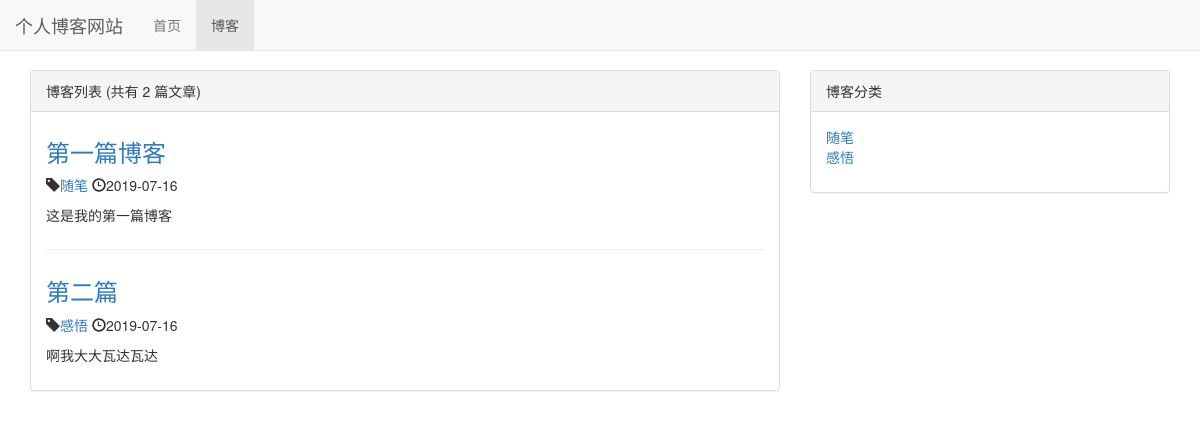
/blog/, run on an earlier commit of the app's database.
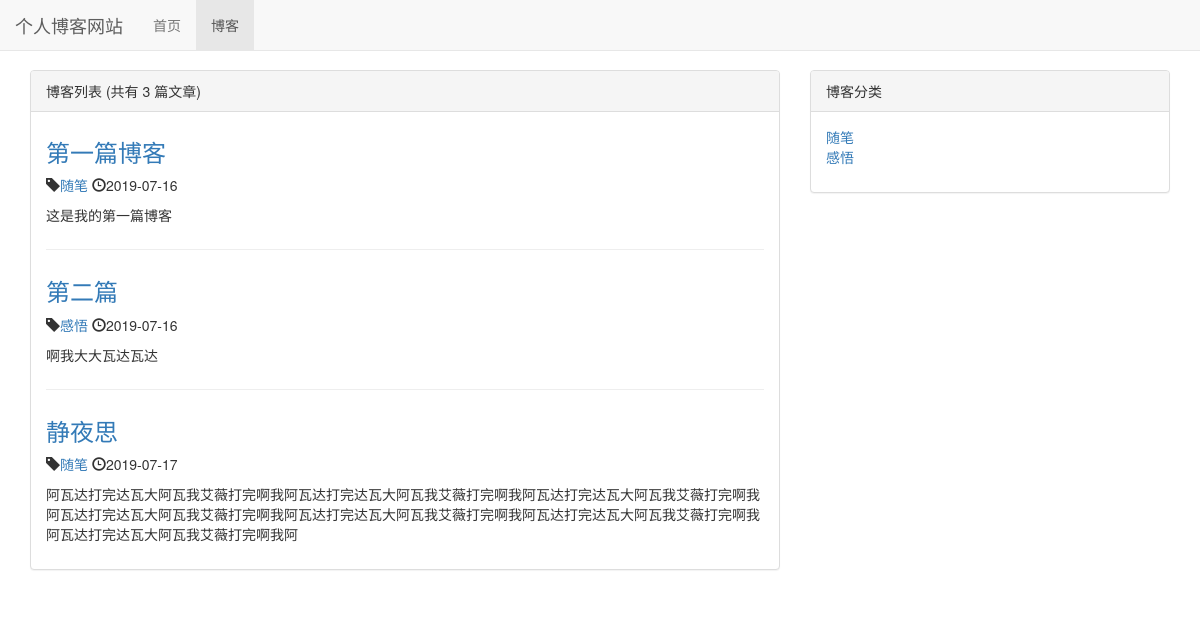
And on a later commit of the database.
### blog/models.py (models this page shows, shortened)
class Blog(models.Model):
    title = models.CharField(max_length=50)
    blog_type = models.ForeignKey(BlogType, on_delete=models.DO_NOTHING)
    content = models.TextField()
    author = models.ForeignKey(User, on_delete=models.DO_NOTHING)
    created_time = models.DateTimeField(auto_now_add=True)
    last_updated_time = models.DateTimeField(auto_now=True)

class BlogType(models.Model):
    type_name = models.CharField(max_length=15)
    def __str__(self):
        return self.type_name

### blog/views.py (the view)
# urls.py: path('', views.blog_list, name='blog_list'),
def blog_list(request):
    context = {}
    context['blogs'] = Blog.objects.all()
    context['blog_types'] = BlogType.objects.all()
    return render_to_response('blog/blog_list.html', context)

### blog/templates/blog/blog_list.html (shortened to what this page needs)
{% extends 'base.html' %}
{% block nav_blog_active %}active{% endblock %}
{% load staticfiles %}
{% block header_extends %}
    <link rel="stylesheet" href="{% static 'blog/blog.css' %}">
{% endblock %}
{% block content %}
    <div class="container">
        <div class="row">
            <div class="col-sm-8">
                <div class="panel panel-default">
                    <div class="panel-heading">{% block blog_list_title %}博客列表 (共有 {{ blogs|length }} 篇文章){% endblock %}</div>
                    <div class="panel-body">
                        {% for blog in blogs %}
                            <div class="blog">
                                <h3><a href="{% url 'blog_detail' blog.pk %}">{{ blog.title }}</a></h3>
                                <p class="blog-info">
                                    <span class="glyphicon glyphicon-tag"></span><a href="{% url 'blogs_with_type' blog.blog_type.pk %}">{{ blog.blog_type }}</a>
                                    <span class="glyphicon glyphicon-time"></span>{{ blog.created_time|date:"Y-m-d" }}
                                </p>
                                <p>{{ blog.content|truncatechars_html:120 }}</p>
                            </div>
                            {% empty %}
                            <div class="blog">
                                <h3>暂无文章，敬请期待!</h3>
                            </div>
                        {% endfor %}
                    </div>
                </div>
            </div>
            <div class="col-sm-4">
                <div class="panel panel-default">
                    <div class="panel-heading">博客分类</div>
                    <div class="panel-body">
                        <ul class="blog_types">
                            {% for blog_type in blog_types %}
                                <li><a href="{% url 'blogs_with_type' blog_type.pk %}">{{ blog_type.type_name }}</a></li>
                            {% empty %}
                                <li>暂无分类</li>
                            {% endfor %}
                        </ul>
                    </div>
                </div>
            </div>
        </div>
    </div>
{% endblock %}

### templates/base.html (shortened to what this page needs)
{% load staticfiles %}
<!DOCTYPE html>
<html lang="zh-CN">
<head>
    <link rel="stylesheet" href="{% static 'base.css' %}">
    {% block header_extends %}{% endblock %}
    <link rel="stylesheet" href="{% static 'bootstrap/css/bootstrap.min.css' %}">
</head>
<body>
<div class="navbar navbar-default navbar-fixed-top" role="navigation">
    <div class="container-fluid">
        <div class="navbar-header">
            <a class="navbar-brand" href="{% url 'home' %}">个人博客网站</a>
        </div>
        <div id="navbar-collapse" class="collapse navbar-collapse">
            <ul class="nav navbar-nav">
                <li class="{% block nav_home_active %}{% endblock %}">
                    <a href="{% url 'home' %}">首页</a>
                </li>
                <li class="{% block nav_blog_active %}{% endblock %}">
                    <a href="{% url 'blog_list' %}">博客</a>
                </li>
            </ul>
        </div>
    </div>
</div>
{% block content %}{% endblock %}
</body>
</html>

### static/base.css (style rules this page uses)
* { margin: 0; padding: 0; }
body { margin-top: 70px!important; }

### blog/static/blog/blog.css (style rules this page uses)
ul.blog_types { list-style-type: none; }
div.blog:not(:last-child) { margin-bottom: 2em; padding-bottom: 1em; border-bottom: 1px solid #eeeeee; }
div.blog h3 { margin-top: 0.5em; }

What changed in the data, as far as the page shows it:
added Blog: title "静夜思", blog_type "随笔", created_time "2019-07-17", content "阿瓦达打完达瓦大阿瓦我艾薇打完啊我阿瓦达打完达瓦大阿瓦我艾薇打完啊我阿瓦达打完达瓦大阿瓦我艾薇打完啊我阿瓦达打完达瓦大阿瓦我艾薇打完啊我阿瓦达打完达瓦大阿瓦我艾薇打完啊我阿瓦达打完达瓦大阿瓦我艾薇打完啊我阿瓦达打完达瓦大阿瓦我艾薇打完啊我阿"
Also different on the page:
{{ blogs|length }}: "2" → "3"
